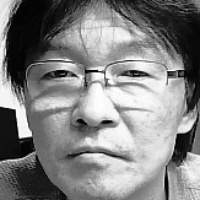
#> input picture face/000.jpg, 200 x 200 px, given in place of the camera
$ python doorway_motion.py
#> lines starting #> are read from the running program, lines starting #| are printed output that depends on the picture
"""Bounded doorway-motion sample for DeskSideClock presence confirmation.

The script examines the user-calibrated E2:E5 region and a surrounding entry
corridor. It does not save frames or perform recognition. A candidate must
change in at least two of three vertical bands in two consecutive frame pairs;
all-frame exposure changes are rejected rather than treated as a person
entering.
"""
from __future__ import annotations

import json
import os
import time


def _floats(name, default):
    raw = os.environ.get(name)
    return tuple(float(v) for v in raw.split(",")) if raw else default


def _int(name, default):
    return int(os.environ.get(name, default))


def _float(name, default):
    return float(os.environ.get(name, default))


def changed_bands(mask, cv2):
    height = mask.shape[0]
    return sum(cv2.countNonZero(mask[(height * i) // 3:(height * (i + 1)) // 3]) > 0
               for i in range(3))


def is_motion(pairs, *, min_ratio, max_ratio, min_bands, min_qualified_pairs):
    """Return the accepted pairs and whether enough evidence supports a wake."""
    qualified = [p for p in pairs if (
        min_ratio <= p["ratio"] <= max_ratio and p["bands"] >= min_bands
    )]
    return len(qualified) >= min_qualified_pairs, qualified


def _bounds(frame, region):
    h, w = frame.shape[:2]
    x0, y0, x1, y1 = region
    left, top, right, bottom = round(w * x0), round(h * y0), round(w * x1), round(h * y1)
    if not (0 <= left < right <= w and 0 <= top < bottom <= h):
        return None
    return left, top, right, bottom


def main():
    import cv2

    doorway_roi = _floats("DESKCLOCK_DOORWAY_ROI", (0.5, 1 / 6, 5 / 8, 5 / 6))
    corridor_roi = _floats("DESKCLOCK_DOORWAY_CORRIDOR_ROI", (3 / 8, 1 / 8, 6 / 8, 7 / 8))
    frames = _int("DESKCLOCK_DOORWAY_FRAMES", 8)
    interval = _float("DESKCLOCK_DOORWAY_FRAME_INTERVAL_SEC", 0.2)
    pixel_threshold = _int("DESKCLOCK_DOORWAY_PIXEL_THRESHOLD", 20)
    min_ratio = _float("DESKCLOCK_DOORWAY_MIN_CHANGED_RATIO", 0.015)
    corridor_min_ratio = _float("DESKCLOCK_DOORWAY_CORRIDOR_MIN_CHANGED_RATIO", 0.003)
    max_ratio = _float("DESKCLOCK_DOORWAY_MAX_CHANGED_RATIO", 0.45)
    min_bands = _int("DESKCLOCK_DOORWAY_MIN_ACTIVE_BANDS", 2)
    min_qualified_pairs = _int("DESKCLOCK_DOORWAY_MIN_QUALIFIED_PAIRS", 2)
    capture = cv2.VideoCapture(0)
    try:
        if not capture.isOpened():
            return {"ok": False, "error": "camera_open_failed"}
        regions = {
            "doorway": {"roi": doorway_roi, "min_ratio": min_ratio, "pairs": [], "previous": None},
            "corridor": {"roi": corridor_roi, "min_ratio": corridor_min_ratio, "pairs": [], "previous": None},
        }
        bounds = None
        for index in range(frames):
            ok, frame = capture.read()
            if not ok or frame is None or frame.size == 0:
                return {"ok": False, "error": "camera_read_failed"}
            gray = cv2.cvtColor(frame, cv2.COLOR_BGR2GRAY)
            for name, region in regions.items():
                region_bounds = _bounds(frame, region["roi"])
                if region_bounds is None:
                    return {"ok": False, "error": f"invalid_{name}_roi"}
                if bounds is None:
                    bounds = {}
                bounds[name] = region_bounds
                left, top, right, bottom = region_bounds
                current = cv2.GaussianBlur(gray[top:bottom, left:right], (5, 5), 0)
                previous = region["previous"]
                if previous is not None:
                    _, mask = cv2.threshold(cv2.absdiff(previous, current), pixel_threshold, 255, cv2.THRESH_BINARY)
                    mask = cv2.morphologyEx(mask, cv2.MORPH_OPEN, cv2.getStructuringElement(cv2.MORPH_RECT, (3, 3)))
                    ratio = cv2.countNonZero(mask) / mask.size
                    region["pairs"].append({"ratio": round(ratio, 4), "bands": changed_bands(mask, cv2)})
                region["previous"] = current
            if index + 1 < frames:
                time.sleep(interval)
#> this loop made 8 passes
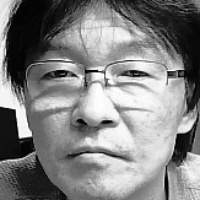
#> input picture face/000.jpg, 200 x 200 px, given in place of the camera
#> frame is the input picture: shape (200, 200, 3); min 0, max 255, mean 129.5
#> after the loop: mask: shape (150, 75); every value is 0
#> after the loop:
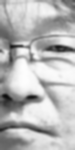
#> previous: shape (150, 75); min 12, max 253, mean 184.1
#> after the loop, bounds = {'doorway': (100, 33, 125, 167), 'corridor': (75, 25, 150, 175)}; region = 4 items
        results = {}
        for name, region in regions.items():
            motion, qualified = is_motion(
                region["pairs"], min_ratio=region["min_ratio"], max_ratio=max_ratio,
                min_bands=min_bands, min_qualified_pairs=min_qualified_pairs,
            )
            results[name] = {
                "motion": motion, "pairs": region["pairs"],
                "qualified_pairs": len(qualified), "min_ratio": region["min_ratio"],
                "roi": list(bounds[name]),
            }
#> after the loop, results = 2 items
        accepted_regions = [name for name, result in results.items() if result["motion"]]
#> accepted_regions = []
        doorway = results["doorway"]
#> doorway = 5 items
        return {
            "ok": True, "motion": bool(accepted_regions), "pairs": doorway["pairs"],
            "qualified_pairs": doorway["qualified_pairs"], "min_qualified_pairs": min_qualified_pairs,
            "pixel_threshold": pixel_threshold, "min_ratio": min_ratio,
            "min_bands": min_bands, "roi": doorway["roi"],
            "accepted_regions": accepted_regions, "regions": results,
        }
    finally:
        capture.release()


if __name__ == "__main__":
    print(json.dumps(main(), ensure_ascii=False), flush=True)

$ run again, on face/002.jpg
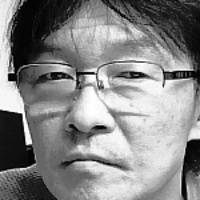
#> input picture face/002.jpg, 200 x 200 px, given in place of the camera
#> the loop in main, `for index in range(frames):` made 8 passes
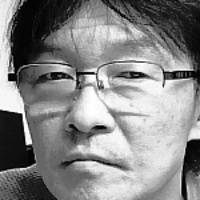
#> input picture face/002.jpg, 200 x 200 px, given in place of the camera
#> in main, frame is the input picture: shape (200, 200, 3); min 0, max 255, mean 133.7
#> after the loop in main, `for index in range(frames):`:
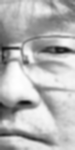
#> previous: shape (150, 75); min 16, max 254, mean 181.9
#> after the loop in main, `for index in range(frames):`: bounds = {'doorway': (100, 33, 125, 167), 'corridor': (75, 25, 150, 175)}; region = 4 items
#> after the loop in main, `for name, region in regions.items():`: results = 2 items
#> accepted_regions = []
#> doorway = 5 items
